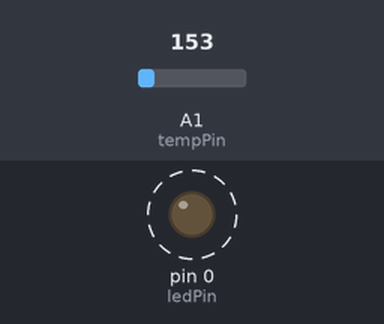
Bench run of a sketch on a simulated Arduino Uno, built with avr-gcc and run on an emulated ATmega328P. Shown: output pins drawn as LEDs (lit = HIGH). Dashed ring = blinking. The inputs (shaded band) are chosen by the test bench; at power-on: A1 (tempPin) = 153.

Above: at 1.8 s.
1.9 s: A1 (tempPin) set to 221
At 2.8 s:
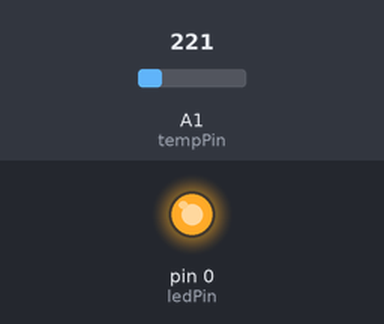
3.5 s: A1 (tempPin) set to 191
At 4.4 s:
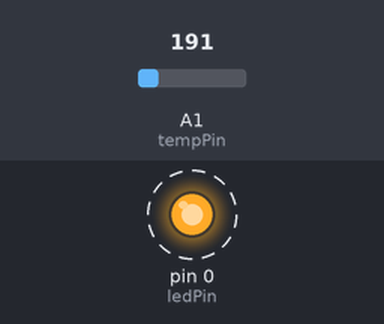
Timing chart, 0 to 13.0 s (numbered marks = the images above; inputs shaded):
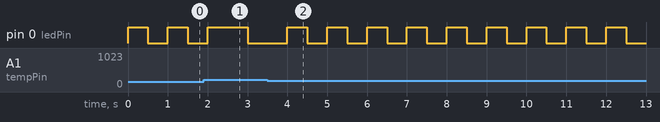

Measured:
- after the input at 3.5 s, pin 0 (ledPin): alternates HIGH for 0.50 s and LOW for 0.50 s, starting after 1.0 s
- by itself, pin 0 (ledPin): alternates HIGH for 0.50 s and LOW for 0.50 s

The sketch:

project_19_code.ino
```cpp
const int ledPin = 0;     // PB0
const int tempPin = A1;   // PB2 (Analog input pin)

float realDegree = 0.0;

void setup() {
  pinMode(ledPin, OUTPUT);
}

void loop() {
  int sensorValue = analogRead(tempPin);

  // Convert analog value to voltage (0 - 5V)
  float voltage = sensorValue * (5.0 / 1024.0);

  // Convert voltage to temperature in Celsius
  float temperatureC = (voltage - 0.5) * 100;

  // Blink LED based on temperature range
  if (temperatureC < 0) {
    // Very low temperature: blink fast
    digitalWrite(ledPin, HIGH);
    delay(200);
    digitalWrite(ledPin, LOW);
    delay(200);
  }
  else if (temperatureC >= 0 && temperatureC <= 50) {
    // Normal range: blink steadily
    digitalWrite(ledPin, HIGH);
    delay(500);
    digitalWrite(ledPin, LOW);
    delay(500);
  }
  else if (temperatureC > 50 && temperatureC <= 95) {
    // Hot: blink slowly
    digitalWrite(ledPin, HIGH);
    delay(1000);
    digitalWrite(ledPin, LOW);
    delay(1000);
  }
  else if (temperatureC > 100) {
    // Too hot: no blink (LED off)
    digitalWrite(ledPin, LOW);
  }
}
```
